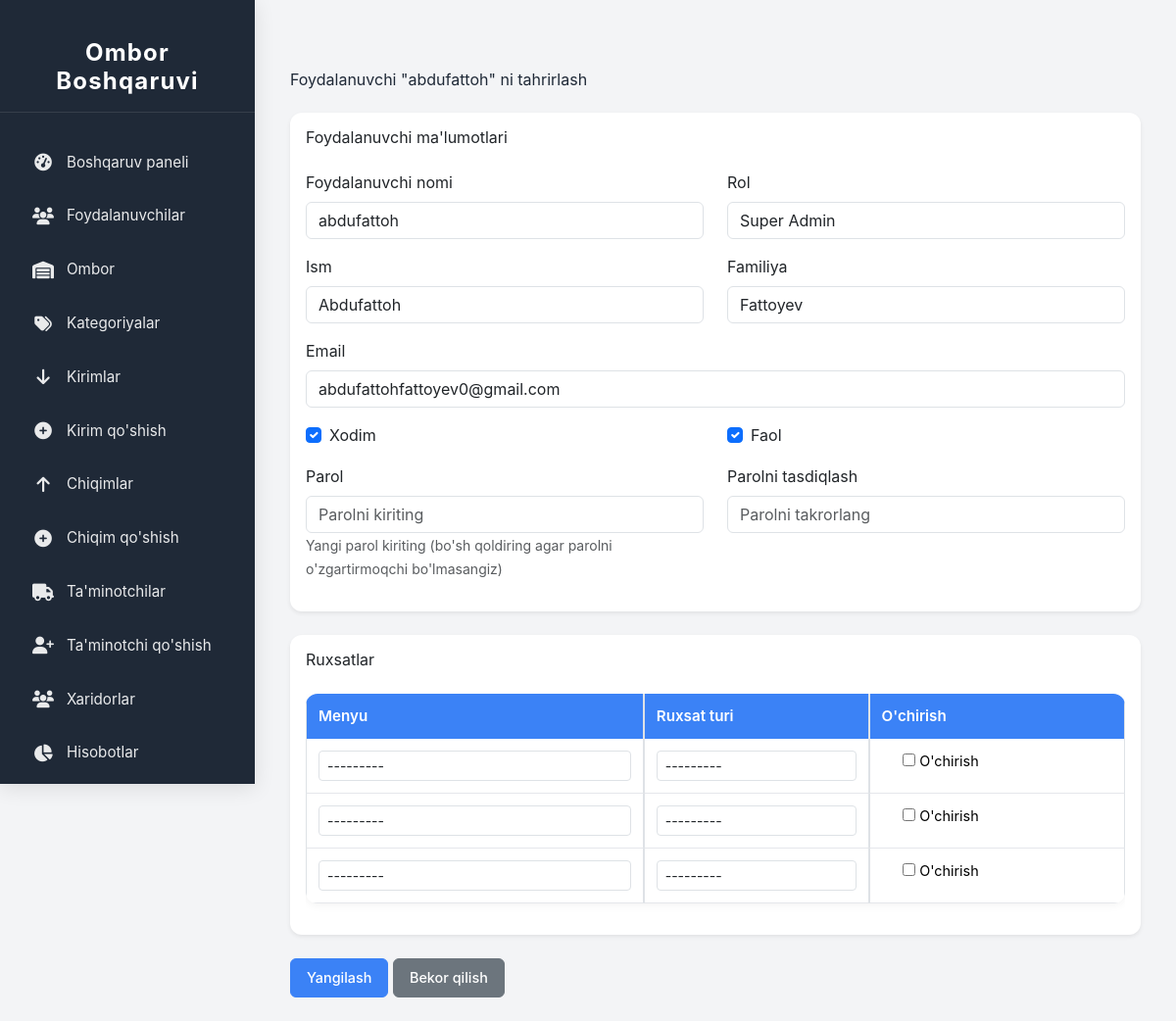
Page /users/edit/1/ (signed in) on the committed database.
### core/models.py (models this page shows, shortened)
class User(AbstractUser):
    ROLE_CHOICES = (
        ('super_admin', 'Super Admin'),
        ('admin', 'Admin'),
        ('user', 'Foydalanuvchi'),
    )
    role = models.CharField(
        max_length=20,
        choices=ROLE_CHOICES,
        default='user',
        verbose_name='Rol',
        help_text='Foydalanuvchi roli'
    )
    objects = UserManager()
    class Meta:
        verbose_name = 'Foydalanuvchi'
        verbose_name_plural = 'Foydalanuvchilar'
        db_table = 'custom_user'
        ordering = ['username']

### core/views.py (the view)
# urls.py: path('users/edit/<int:user_id>/', views.user_edit, name='user_edit'),
@login_required
@user_passes_test(is_superuser, login_url='dashboard')
@csrf_protect
def user_edit(request, user_id):
    user = get_object_or_404(User, id=user_id)
    if user.is_superuser and not request.user.is_superuser:
        messages.error(request, 'Super admin foydalanuvchini tahrirlash mumkin emas.')
        return redirect('user_list')
    if request.method == 'POST':
        form = UserForm(request.POST, instance=user)
        formset = PermissionFormSet(request.POST, instance=user)
        if form.is_valid() and formset.is_valid():
            try:
                with transaction.atomic():
                    user = form.save(commit=False)
                    if form.cleaned_data.get('password'):
                        user.set_password(form.cleaned_data['password'])
                    user.save()
                    formset.save()
                    messages.success(request, f'Foydalanuvchi "{user.username}" muvaffaqiyatli yangilandi.')
                    logger.info(f"User updated: {user.username} by {request.user.username}")
                    return redirect('user_list')
            except Exception as e:
                messages.error(request, f'Xatolik yuz berdi: {str(e)}')
                logger.error(f"User update error: {str(e)}")
        else:
            for field, errors in form.errors.items():
                for error in errors:
                    messages.error(request, f'{form[field].label}: {error}')
    else:
        form = UserForm(instance=user)
        formset = PermissionFormSet(instance=user)
    context = {
        'form': form,
        'formset': formset,
        'user': user,
        'title': f'"{user.username}" foydalanuvchisini tahrirlash',
        'submit_text': 'Yangilash',
    }
    return render(request, 'core/user_form.html', context)

### core/views.py (called while the page is built)
def is_superuser(user):
    return user.is_superuser

### templates/core/user_form.html (shortened to what this page needs)
{% extends 'index.html' %}
{% block content %}
<div class="container mt-5">
    <h2 class="mb-4">
        {% if form.instance.id %}
            Foydalanuvchi "{{ form.instance.username }}" ni tahrirlash
        {% else %}
            Yangi foydalanuvchi qo'shish
        {% endif %}
    </h2>
    <form method="post" class="needs-validation" novalidate>
        <div class="card shadow-sm">
            <div class="card-body">
                <h5 class="card-title mb-4">Foydalanuvchi ma'lumotlari</h5>
                <div class="row">
                    <div class="col-md-6 mb-3">
                        <label for="{{ form.username.id_for_label }}" class="form-label">{{ form.username.label }}</label>
                        {{ form.username }}
                    </div>
                    <div class="col-md-6 mb-3">
                        <label for="{{ form.role.id_for_label }}" class="form-label">{{ form.role.label }}</label>
                        {{ form.role }}
                    </div>
                </div>
                <div class="row">
                    <div class="col-md-6 mb-3">
                        <label for="{{ form.first_name.id_for_label }}" class="form-label">{{ form.first_name.label }}</label>
                        {{ form.first_name }}
                    </div>
                    <div class="col-md-6 mb-3">
                        <label for="{{ form.last_name.id_for_label }}" class="form-label">{{ form.last_name.label }}</label>
                        {{ form.last_name }}
                    </div>
                </div>
                <div class="mb-3">
                    <label for="{{ form.email.id_for_label }}" class="form-label">{{ form.email.label }}</label>
                    {{ form.email }}
                </div>
                <div class="row">
                    <div class="col-md-6 mb-3">
                        <div class="form-check">
                            {{ form.is_staff }}
                            <label class="form-check-label" for="{{ form.is_staff.id_for_label }}">
                                {{ form.is_staff.label }}
                            </label>
                        </div>
                    </div>
                    <div class="col-md-6 mb-3">
                        <div class="form-check">
                            {{ form.is_active }}
                            <label class="form-check-label" for="{{ form.is_active.id_for_label }}">
                                {{ form.is_active.label }}
                            </label>
                        </div>
                    </div>
                </div>
                <div class="row">
                    <div class="col-md-6 mb-3">
                        <label for="{{ form.password.id_for_label }}" class="form-label">{{ form.password.label }}</label>
                        {{ form.password }}
                        <small class="form-text text-muted">{{ form.password.help_text }}</small>
                    </div>
                    <div class="col-md-6 mb-3">
                        <label for="{{ form.confirm_password.id_for_label }}" class="form-label">{{ form.confirm_password.label }}</label>
                        {{ form.confirm_password }}
                    </div>
                </div>
            </div>
        </div>
        <div class="card shadow-sm mt-4">
            <div class="card-body">
                <h5 class="card-title mb-4">Ruxsatlar</h5>
                <div class="table-responsive">
                    <table class="table table-bordered">
                        <thead>
                            <tr>
                                <th>Menyu</th>
                                <th>Ruxsat turi</th>
                                <th>O'chirish</th>
                            </tr>
                        </thead>
                        <tbody>
                            {% for form in formset %}
                                <tr>
                                    <td>{{ form.menu }}</td>
                                    <td>{{ form.permission_type }}</td>
                                    <td>
                                        <div class="form-check">
                                            {{ form.DELETE }}
                                            <label class="form-check-label" for="{{ form.DELETE.id_for_label }}">O'chirish</label>
                                        </div>
                                    </td>
                                </tr>
                            {% endfor %}
                        </tbody>
                    </table>
                </div>
            </div>
        </div>
        <div class="mt-4">
            <button type="submit" class="btn btn-primary">
                {% if form.instance.id %}Yangilash{% else %}Qo‘shish{% endif %}
            </button>
            <a href="{% url 'user_list' %}" class="btn btn-secondary">Bekor qilish</a>
        </div>
    </form>
</div>
{% endblock %}

### templates/index.html (style rules this page uses)
:root { --primary-color: #3b82f6; --primary-dark: #2563eb; --text-color: #1f2937; --sidebar-bg: #1f2937; --sidebar-hover: #374151; --success-color: #22c55e; --danger-color: #ef4444; --warning-color: #f59e0b; --bg-light: #f3f4f6; }
body { font-family: 'Inter', 'Segoe UI', Tahoma, Geneva, Verdana, sans-serif; background-color: var(--bg-light); color: var(--text-color); min-height: 100vh; overflow-x: hidden; }
.table { width: 100%; border-collapse: separate; border-spacing: 0; background-color: white; border-radius: 0.75rem; overflow: hidden; box-shadow: 0 2px 10px rgba(0, 0, 0, 0.05); }
.table th { background: var(--primary-color); color: white; font-weight: 600; padding: 0.75rem; font-size: 0.95rem; }
.table td { padding: 0.75rem; border-bottom: 1px solid #e5e7eb; font-size: 0.9rem; }
.card { border: none; border-radius: 0.75rem; box-shadow: 0 2px 10px rgba(0, 0, 0, 0.05); margin-bottom: 1.5rem; }
.btn { padding: 0.5rem 1rem; border-radius: 0.375rem; font-size: 0.9rem; font-weight: 500; transition: all 0.2s ease; }
.btn-primary { background-color: var(--primary-color); border-color: var(--primary-color); }

### rows in the picture
User: instance.username "abdufattoh", username "abdufattoh", role "Super Admin", first_name "Abdufattoh", last_name "Fattoyev", email "abdufattohfattoyev0@gmail.com", is_staff "☑", is_active "☑"
